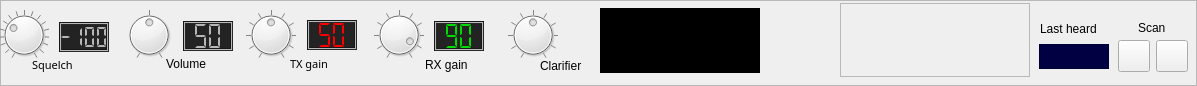
       <widget class="QFrame" name="controlsFrame">
        <property name="sizePolicy">
         <sizepolicy hsizetype="Expanding" vsizetype="Preferred">
          <horstretch>0</horstretch>
          <verstretch>0</verstretch>
         </sizepolicy>
        </property>
        <property name="minimumSize">
         <size>
          <width>600</width>
          <height>80</height>
         </size>
        </property>
        <property name="autoFillBackground">
         <bool>true</bool>
        </property>
        <property name="styleSheet">
         <string notr="true">font: 8pt &quot;Sans Serif&quot;;

</string>
        </property>
        <property name="frameShape">
         <enum>QFrame::StyledPanel</enum>
        </property>
        <property name="frameShadow">
         <enum>QFrame::Raised</enum>
        </property>
        <widget class="QLabel" name="label">
         <property name="geometry">
          <rect>
           <x>290</x>
           <y>54</y>
           <width>51</width>
           <height>20</height>
          </rect>
         </property>
         <property name="sizePolicy">
          <sizepolicy hsizetype="Fixed" vsizetype="Preferred">
           <horstretch>0</horstretch>
           <verstretch>0</verstretch>
          </sizepolicy>
         </property>
         <property name="font">
          <font>
           <family>Sans Serif</family>
           <pointsize>8</pointsize>
           <weight>50</weight>
           <italic>false</italic>
           <bold>false</bold>
          </font>
         </property>
         <property name="styleSheet">
          <string notr="true"/>
         </property>
         <property name="text">
          <string>TX gain</string>
         </property>
        </widget>
        <widget class="QLabel" name="label_14">
         <property name="geometry">
          <rect>
           <x>166</x>
           <y>56</y>
           <width>51</width>
           <height>16</height>
          </rect>
         </property>
         <property name="sizePolicy">
          <sizepolicy hsizetype="Fixed" vsizetype="Preferred">
           <horstretch>0</horstretch>
           <verstretch>0</verstretch>
          </sizepolicy>
         </property>
         <property name="styleSheet">
          <string notr="true"/>
         </property>
         <property name="text">
          <string>Volume</string>
         </property>
        </widget>
        <widget class="QLabel" name="label_11">
         <property name="geometry">
          <rect>
           <x>32</x>
           <y>55</y>
           <width>51</width>
           <height>20</height>
          </rect>
         </property>
         <property name="sizePolicy">
          <sizepolicy hsizetype="Fixed" vsizetype="Fixed">
           <horstretch>0</horstretch>
           <verstretch>0</verstretch>
          </sizepolicy>
         </property>
         <property name="minimumSize">
          <size>
           <width>20</width>
           <height>5</height>
          </size>
         </property>
         <property name="font">
          <font>
           <family>Sans Serif</family>
           <pointsize>8</pointsize>
           <weight>50</weight>
           <italic>false</italic>
           <bold>false</bold>
          </font>
         </property>
         <property name="styleSheet">
          <string notr="true"/>
         </property>
         <property name="text">
          <string>Squelch</string>
         </property>
        </widget>
        <widget class="QLCDNumber" name="rxSquelchDisplay">
         <property name="geometry">
          <rect>
           <x>59</x>
           <y>22</y>
           <width>50</width>
           <height>30</height>
          </rect>
         </property>
         <property name="sizePolicy">
          <sizepolicy hsizetype="Fixed" vsizetype="Fixed">
           <horstretch>0</horstretch>
           <verstretch>0</verstretch>
          </sizepolicy>
         </property>
         <property name="minimumSize">
          <size>
           <width>50</width>
           <height>30</height>
          </size>
         </property>
         <property name="maximumSize">
          <size>
           <width>50</width>
           <height>30</height>
          </size>
         </property>
         <property name="styleSheet">
          <string notr="true">background-color: rgb(35, 35, 35);
color: rgb(182, 182, 182);</string>
         </property>
         <property name="frameShadow">
          <enum>QFrame::Sunken</enum>
         </property>
         <property name="lineWidth">
          <number>1</number>
         </property>
         <property name="midLineWidth">
          <number>1</number>
         </property>
         <property name="digitCount">
          <number>4</number>
         </property>
         <property name="segmentStyle">
          <enum>QLCDNumber::Flat</enum>
         </property>
         <property name="value" stdset="0">
          <double>-100.000000000000000</double>
         </property>
        </widget>
        <widget class="QLCDNumber" name="rxSensitivityDisplay">
         <property name="geometry">
          <rect>
           <x>434</x>
           <y>21</y>
           <width>50</width>
           <height>30</height>
          </rect>
         </property>
         <property name="sizePolicy">
          <sizepolicy hsizetype="Fixed" vsizetype="Fixed">
           <horstretch>0</horstretch>
           <verstretch>0</verstretch>
          </sizepolicy>
         </property>
         <property name="minimumSize">
          <size>
           <width>50</width>
           <height>30</height>
          </size>
         </property>
         <property name="maximumSize">
          <size>
           <width>50</width>
           <height>30</height>
          </size>
         </property>
         <property name="styleSheet">
          <string notr="true">color: rgb(0, 220, 0);
background-color: rgb(35, 35, 35);</string>
         </property>
         <property name="frameShadow">
          <enum>QFrame::Sunken</enum>
         </property>
         <property name="lineWidth">
          <number>1</number>
         </property>
         <property name="midLineWidth">
          <number>1</number>
         </property>
         <property name="digitCount">
          <number>2</number>
         </property>
         <property name="segmentStyle">
          <enum>QLCDNumber::Flat</enum>
         </property>
         <property name="value" stdset="0">
          <double>90.000000000000000</double>
         </property>
        </widget>
        <widget class="QLCDNumber" name="txPowerDisplay">
         <property name="geometry">
          <rect>
           <x>307</x>
           <y>20</y>
           <width>50</width>
           <height>30</height>
          </rect>
         </property>
         <property name="sizePolicy">
          <sizepolicy hsizetype="Fixed" vsizetype="Fixed">
           <horstretch>0</horstretch>
           <verstretch>0</verstretch>
          </sizepolicy>
         </property>
         <property name="minimumSize">
          <size>
           <width>50</width>
           <height>30</height>
          </size>
         </property>
         <property name="maximumSize">
          <size>
           <width>50</width>
           <height>30</height>
          </size>
         </property>
         <property name="styleSheet">
          <string notr="true">color: rgb(255, 0, 0);
background-color: rgb(35, 35, 35);</string>
         </property>
         <property name="frameShadow">
          <enum>QFrame::Sunken</enum>
         </property>
         <property name="lineWidth">
          <number>1</number>
         </property>
         <property name="midLineWidth">
          <number>1</number>
         </property>
         <property name="digitCount">
          <number>2</number>
         </property>
         <property name="segmentStyle">
          <enum>QLCDNumber::Flat</enum>
         </property>
         <property name="value" stdset="0">
          <double>50.000000000000000</double>
         </property>
        </widget>
        <widget class="QLCDNumber" name="rxVolumeDisplay">
         <property name="geometry">
          <rect>
           <x>183</x>
           <y>21</y>
           <width>50</width>
           <height>30</height>
          </rect>
         </property>
         <property name="sizePolicy">
          <sizepolicy hsizetype="Fixed" vsizetype="Fixed">
           <horstretch>0</horstretch>
           <verstretch>0</verstretch>
          </sizepolicy>
         </property>
         <property name="minimumSize">
          <size>
           <width>50</width>
           <height>30</height>
          </size>
         </property>
         <property name="maximumSize">
          <size>
           <width>50</width>
           <height>30</height>
          </size>
         </property>
         <property name="styleSheet">
          <string notr="true">background-color: rgb(35, 35, 35);
color: rgb(182, 182, 182);</string>
         </property>
         <property name="frameShadow">
          <enum>QFrame::Sunken</enum>
         </property>
         <property name="lineWidth">
          <number>1</number>
         </property>
         <property name="midLineWidth">
          <number>1</number>
         </property>
         <property name="digitCount">
          <number>2</number>
         </property>
         <property name="segmentStyle">
          <enum>QLCDNumber::Flat</enum>
         </property>
         <property name="value" stdset="0">
          <double>50.000000000000000</double>
         </property>
         <property name="intValue" stdset="0">
          <number>50</number>
         </property>
        </widget>
        <widget class="QLabel" name="label_9">
         <property name="geometry">
          <rect>
           <x>425</x>
           <y>57</y>
           <width>51</width>
           <height>16</height>
          </rect>
         </property>
         <property name="sizePolicy">
          <sizepolicy hsizetype="Fixed" vsizetype="Preferred">
           <horstretch>0</horstretch>
           <verstretch>0</verstretch>
          </sizepolicy>
         </property>
         <property name="text">
          <string>RX gain</string>
         </property>
        </widget>
        <widget class="QDial" name="rxSquelchDial">
         <property name="geometry">
          <rect>
           <x>-1</x>
           <y>10</y>
           <width>50</width>
           <height>50</height>
          </rect>
         </property>
         <property name="cursor">
          <cursorShape>OpenHandCursor</cursorShape>
         </property>
         <property name="mouseTracking">
          <bool>true</bool>
         </property>
         <property name="autoFillBackground">
          <bool>false</bool>
         </property>
         <property name="styleSheet">
          <string notr="true"/>
         </property>
         <property name="minimum">
          <number>-150</number>
         </property>
         <property name="maximum">
          <number>10</number>
         </property>
         <property name="pageStep">
          <number>1</number>
         </property>
         <property name="value">
          <number>-100</number>
         </property>
         <property name="invertedAppearance">
          <bool>false</bool>
         </property>
         <property name="notchTarget">
          <double>10.000000000000000</double>
         </property>
         <property name="notchesVisible">
          <bool>true</bool>
         </property>
        </widget>
        <widget class="QDial" name="rxVolumeDial">
         <property name="geometry">
          <rect>
           <x>124</x>
           <y>10</y>
           <width>50</width>
           <height>50</height>
          </rect>
         </property>
         <property name="cursor">
          <cursorShape>OpenHandCursor</cursorShape>
         </property>
         <property name="mouseTracking">
          <bool>true</bool>
         </property>
         <property name="autoFillBackground">
          <bool>false</bool>
         </property>
         <property name="maximum">
          <number>99</number>
         </property>
         <property name="pageStep">
          <number>1</number>
         </property>
         <property name="value">
          <number>50</number>
         </property>
         <property name="notchTarget">
          <double>50.000000000000000</double>
         </property>
         <property name="notchesVisible">
          <bool>true</bool>
         </property>
        </widget>
        <widget class="QDial" name="txGainDial">
         <property name="geometry">
          <rect>
           <x>246</x>
           <y>10</y>
           <width>50</width>
           <height>50</height>
          </rect>
         </property>
         <property name="cursor">
          <cursorShape>OpenHandCursor</cursorShape>
         </property>
         <property name="mouseTracking">
          <bool>true</bool>
         </property>
         <property name="autoFillBackground">
          <bool>false</bool>
         </property>
         <property name="maximum">
          <number>100</number>
         </property>
         <property name="pageStep">
          <number>1</number>
         </property>
         <property name="value">
          <number>50</number>
         </property>
         <property name="notchTarget">
          <double>10.000000000000000</double>
         </property>
         <property name="notchesVisible">
          <bool>true</bool>
         </property>
        </widget>
        <widget class="QDial" name="rxGainDial">
         <property name="geometry">
          <rect>
           <x>374</x>
           <y>10</y>
           <width>50</width>
           <height>50</height>
          </rect>
         </property>
         <property name="cursor">
          <cursorShape>OpenHandCursor</cursorShape>
         </property>
         <property name="mouseTracking">
          <bool>true</bool>
         </property>
         <property name="autoFillBackground">
          <bool>false</bool>
         </property>
         <property name="maximum">
          <number>100</number>
         </property>
         <property name="pageStep">
          <number>1</number>
         </property>
         <property name="value">
          <number>90</number>
         </property>
         <property name="invertedAppearance">
          <bool>false</bool>
         </property>
         <property name="invertedControls">
          <bool>false</bool>
         </property>
         <property name="notchTarget">
          <double>10.000000000000000</double>
         </property>
         <property name="notchesVisible">
          <bool>true</bool>
         </property>
        </widget>
        <widget class="QDial" name="tuneDial">
         <property name="geometry">
          <rect>
           <x>508</x>
           <y>10</y>
           <width>50</width>
           <height>50</height>
          </rect>
         </property>
         <property name="sizePolicy">
          <sizepolicy hsizetype="Preferred" vsizetype="Preferred">
           <horstretch>0</horstretch>
           <verstretch>0</verstretch>
          </sizepolicy>
         </property>
         <property name="minimumSize">
          <size>
           <width>50</width>
           <height>50</height>
          </size>
         </property>
         <property name="autoFillBackground">
          <bool>false</bool>
         </property>
         <property name="minimum">
          <number>-500</number>
         </property>
         <property name="maximum">
          <number>500</number>
         </property>
         <property name="pageStep">
          <number>1</number>
         </property>
         <property name="notchTarget">
          <double>100.000000000000000</double>
         </property>
         <property name="notchesVisible">
          <bool>true</bool>
         </property>
        </widget>
        <widget class="QLabel" name="label_20">
         <property name="geometry">
          <rect>
           <x>540</x>
           <y>58</y>
           <width>51</width>
           <height>16</height>
          </rect>
         </property>
         <property name="text">
          <string>Clarifier</string>
         </property>
        </widget>
        <widget class="QPushButton" name="scanUpButton">
         <property name="geometry">
          <rect>
           <x>1156</x>
           <y>40</y>
           <width>32</width>
           <height>32</height>
          </rect>
         </property>
         <property name="sizePolicy">
          <sizepolicy hsizetype="Fixed" vsizetype="Fixed">
           <horstretch>0</horstretch>
           <verstretch>0</verstretch>
          </sizepolicy>
         </property>
         <property name="maximumSize">
          <size>
           <width>32</width>
           <height>32</height>
          </size>
         </property>
         <property name="toolTip">
          <string>Scan up</string>
         </property>
         <property name="layoutDirection">
          <enum>Qt::LeftToRight</enum>
         </property>
         <property name="autoFillBackground">
          <bool>false</bool>
         </property>
         <property name="styleSheet">
          <string notr="true">font: 8pt &quot;Sans Serif&quot;;

</string>
         </property>
         <property name="text">
          <string/>
         </property>
         <property name="icon">
          <iconset resource="resources.qrc">
           <normaloff>:/res/arrow-right-double.png</normaloff>
           <normalon>:/res/go-last-view.png</normalon>
           <activeon>:/res/go-last-view.png</activeon>
           <selectedon>:/res/go-last-view.png</selectedon>:/res/arrow-right-double.png</iconset>
         </property>
         <property name="iconSize">
          <size>
           <width>16</width>
           <height>16</height>
          </size>
         </property>
         <property name="checkable">
          <bool>true</bool>
         </property>
        </widget>
        <widget class="QLabel" name="labelRSSI">
         <property name="geometry">
          <rect>
           <x>655</x>
           <y>47</y>
           <width>51</width>
           <height>25</height>
          </rect>
         </property>
         <property name="styleSheet">
          <string notr="true">background-color: rgba(0, 0, 0, 125);
color: rgb(85, 255, 0);
border: 0px solid white;
font: 11px &quot;Sans Serif&quot;;</string>
         </property>
         <property name="frameShape">
          <enum>QFrame::Panel</enum>
         </property>
         <property name="frameShadow">
          <enum>QFrame::Plain</enum>
         </property>
         <property name="text">
          <string/>
         </property>
         <property name="alignment">
          <set>Qt::AlignCenter</set>
         </property>
         <property name="textInteractionFlags">
          <set>Qt::TextSelectableByMouse</set>
         </property>
        </widget>
        <widget class="QLabel" name="labelSMeter">
         <property name="geometry">
          <rect>
           <x>600</x>
           <y>8</y>
           <width>160</width>
           <height>65</height>
          </rect>
         </property>
         <property name="styleSheet">
          <string notr="true">background-color: rgb(0, 0, 0);</string>
         </property>
         <property name="frameShape">
          <enum>QFrame::StyledPanel</enum>
         </property>
         <property name="frameShadow">
          <enum>QFrame::Sunken</enum>
         </property>
         <property name="lineWidth">
          <number>3</number>
         </property>
         <property name="text">
          <string/>
         </property>
         <property name="alignment">
          <set>Qt::AlignCenter</set>
         </property>
        </widget>
        <widget class="QLabel" name="label_25">
         <property name="geometry">
          <rect>
           <x>1138</x>
           <y>20</y>
           <width>41</width>
           <height>16</height>
          </rect>
         </property>
         <property name="text">
          <string>Scan</string>
         </property>
        </widget>
        <widget class="QPushButton" name="scanDownButton">
         <property name="geometry">
          <rect>
           <x>1118</x>
           <y>40</y>
           <width>32</width>
           <height>32</height>
          </rect>
         </property>
         <property name="sizePolicy">
          <sizepolicy hsizetype="Fixed" vsizetype="Fixed">
           <horstretch>0</horstretch>
           <verstretch>0</verstretch>
          </sizepolicy>
         </property>
         <property name="toolTip">
          <string>Scan down</string>
         </property>
         <property name="text">
          <string/>
         </property>
         <property name="icon">
          <iconset resource="resources.qrc">
           <normaloff>:/res/arrow-left-double.png</normaloff>
           <normalon>:/res/go-first-view.png</normalon>:/res/arrow-left-double.png</iconset>
         </property>
         <property name="checkable">
          <bool>true</bool>
         </property>
        </widget>
        <widget class="QLabel" name="labelDisplayCallsign">
         <property name="geometry">
          <rect>
           <x>1039</x>
           <y>44</y>
           <width>70</width>
           <height>25</height>
          </rect>
         </property>
         <property name="sizePolicy">
          <sizepolicy hsizetype="Fixed" vsizetype="Fixed">
           <horstretch>0</horstretch>
           <verstretch>0</verstretch>
          </sizepolicy>
         </property>
         <property name="minimumSize">
          <size>
           <width>70</width>
           <height>25</height>
          </size>
         </property>
         <property name="font">
          <font>
           <family>Monospace</family>
           <pointsize>9</pointsize>
           <weight>50</weight>
           <italic>false</italic>
           <bold>false</bold>
          </font>
         </property>
         <property name="toolTip">
          <string>Incoming transmission callsign</string>
         </property>
         <property name="styleSheet">
          <string notr="true">color: rgb(255, 255, 255);
font: 9pt &quot;Monospace&quot;;
background-color: rgb(0, 0, 67);
</string>
         </property>
         <property name="frameShape">
          <enum>QFrame::StyledPanel</enum>
         </property>
         <property name="frameShadow">
          <enum>QFrame::Sunken</enum>
         </property>
         <property name="lineWidth">
          <number>1</number>
         </property>
         <property name="text">
          <string/>
         </property>
         <property name="alignment">
          <set>Qt::AlignCenter</set>
         </property>
         <property name="textInteractionFlags">
          <set>Qt::LinksAccessibleByMouse|Qt::TextSelectableByMouse</set>
         </property>
        </widget>
        <widget class="QLabel" name="label_22">
         <property name="geometry">
          <rect>
           <x>1040</x>
           <y>19</y>
           <width>71</width>
           <height>20</height>
          </rect>
         </property>
         <property name="text">
          <string>Last heard</string>
         </property>
        </widget>
        <widget class="QFrame" name="gainsFrame">
         <property name="geometry">
          <rect>
           <x>840</x>
           <y>3</y>
           <width>190</width>
           <height>74</height>
          </rect>
         </property>
         <property name="sizePolicy">
          <sizepolicy hsizetype="Fixed" vsizetype="MinimumExpanding">
           <horstretch>0</horstretch>
           <verstretch>0</verstretch>
          </sizepolicy>
         </property>
         <property name="minimumSize">
          <size>
           <width>190</width>
           <height>74</height>
          </size>
         </property>
         <property name="maximumSize">
          <size>
           <width>190</width>
           <height>74</height>
          </size>
         </property>
         <property name="frameShape">
          <enum>QFrame::StyledPanel</enum>
         </property>
         <property name="frameShadow">
          <enum>QFrame::Raised</enum>
         </property>
         <layout class="QVBoxLayout" name="verticalLayout_10">
          <item>
           <widget class="QLabel" name="label_21">
            <property name="sizePolicy">
             <sizepolicy hsizetype="Fixed" vsizetype="Fixed">
              <horstretch>0</horstretch>
              <verstretch>0</verstretch>
             </sizepolicy>
            </property>
            <property name="maximumSize">
             <size>
              <width>2</width>
              <height>2</height>
             </size>
            </property>
            <property name="text">
             <string/>
            </property>
           </widget>
          </item>
         </layout>
        </widget>
        <zorder>label</zorder>
        <zorder>label_14</zorder>
        <zorder>label_11</zorder>
        <zorder>rxSquelchDisplay</zorder>
        <zorder>rxSensitivityDisplay</zorder>
        <zorder>txPowerDisplay</zorder>
        <zorder>rxVolumeDisplay</zorder>
        <zorder>label_9</zorder>
        <zorder>rxSquelchDial</zorder>
        <zorder>rxVolumeDial</zorder>
        <zorder>txGainDial</zorder>
        <zorder>rxGainDial</zorder>
        <zorder>tuneDial</zorder>
        <zorder>label_20</zorder>
        <zorder>scanUpButton</zorder>
        <zorder>labelSMeter</zorder>
        <zorder>label_25</zorder>
        <zorder>scanDownButton</zorder>
        <zorder>labelDisplayCallsign</zorder>
        <zorder>label_22</zorder>
        <zorder>gainsFrame</zorder>
        <zorder>labelRSSI</zorder>
       </widget>
